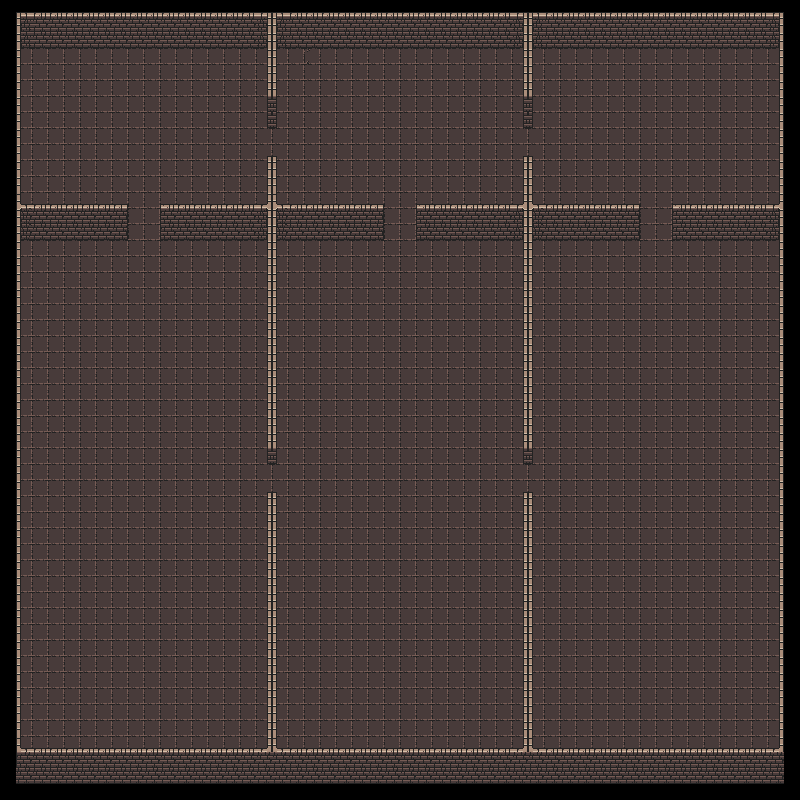

A 2D game scene composited from a Tiled map and its tileset images. What follows is a short description and the map's XML, with each tile layer's data collapsed to a summary:
An orthogonal 50x50 tile map with 16x16 px tiles, 3 tile layers (Ground, Walls, Foreground) and 14 objects.

<map version="1.5" tiledversion="1.7.2" orientation="orthogonal" renderorder="right-down" width="50" height="50" tilewidth="16" tileheight="16" infinite="0" nextlayerid="6" nextobjectid="22">
 <editorsettings>
  <export target="testMap.lua" format="lua" />
 </editorsettings>
 <tileset firstgid="1" name="testTiles" tilewidth="16" tileheight="16" tilecount="112" columns="7">
  <image source="tileset.png" width="112" height="256" />
 </tileset>
 <layer id="1" name="Ground" width="50" height="50" locked="1">
  <data>[2500 cells, 2500 non-empty, 3 distinct tile ids]</data>
 </layer>
 <layer id="3" name="Walls" width="50" height="50">
  <data>[2500 cells, 726 non-empty, 25 distinct tile ids]</data>
 </layer>
 <objectgroup id="4" name="WallsObj">
  <object id="5" x="16" y="12" width="768" height="36" />
  <object id="6" x="16" y="768" width="768" height="16" />
  <object id="7" x="16" y="12" width="4" height="772" />
  <object id="8" x="780" y="12" width="4" height="772" />
  <object id="9" x="20" y="224" width="108" height="16" />
  <object id="10" x="160" y="224" width="224" height="16" />
  <object id="11" x="416" y="224" width="224" height="16" />
  <object id="12" x="672" y="224" width="108" height="16" />
  <object id="13" x="524" y="12" width="8" height="112" />
  <object id="14" x="268" y="12" width="8" height="112" />
  <object id="17" x="268" y="160" width="8" height="300" />
  <object id="19" x="524" y="160" width="8" height="300" />
  <object id="20" x="268" y="496" width="8" height="272" />
  <object id="21" x="524" y="496" width="8" height="272" />
 </objectgroup>
 <layer id="5" name="Foreground" width="50" height="50">
  <data>[2500 cells, 435 non-empty, 17 distinct tile ids]</data>
 </layer>
</map>